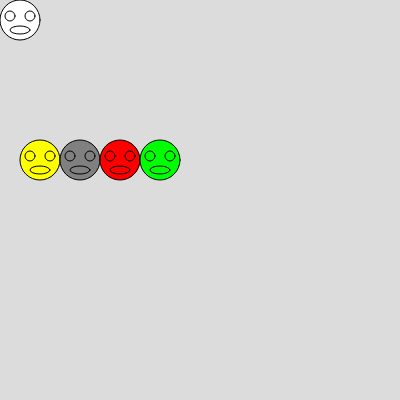
Frame 1 (no input)
Frame 60 (no input): identical to frame 1, image omitted
Frame 120 (the mouse pressed at the canvas centre since frame 60): identical to frame 1, image omitted

The p5.js sketch that drew this single still picture (run headless with seeded random() and noise() and a simulated clock; from frame 60 on, the mouse is pressed at the canvas centre):

// p5.js sketch
// ── sketch.js
function setup() {
  createCanvas(400, 400);
  create_ui();
}

function draw() {
  update_ui()
  background(220);
  draw_head(0, 0, 'white');
  draw_head(20, 140, [255,255,0]);
  draw_head(60, 140, [128,128,128]);
  draw_head(100, 140, [255,0,0]);
  draw_head(140, 140, [0,255,0]);
}

function draw_head(xpos, ypos, acolor) {
  translate(xpos,ypos)
  fill(acolor)
  // circle(x, y, d)
  circle(20, 20, 40); // Face
  circle(10, 16, 10);  // Left Eye
  circle(30, 16, 10);  // Right Eye
  // ellipse(x, y, w, [h])
  ellipse(20, 30, 20, 8);  // Mouth
  translate(-xpos,-ypos)
}

function create_ui() {
  createSpan().id('mox');
  createSpan().id('moy');
  createSpan().id('cco');
}

function update_ui() {
  select('#mox').html('[mouseX='+mouseX+'] ')
  select('#moy').html('[mouseY='+mouseY+'] ')
  select('#cco').html('[RGBA='+get(mouseX,mouseY)+'] ')
}
